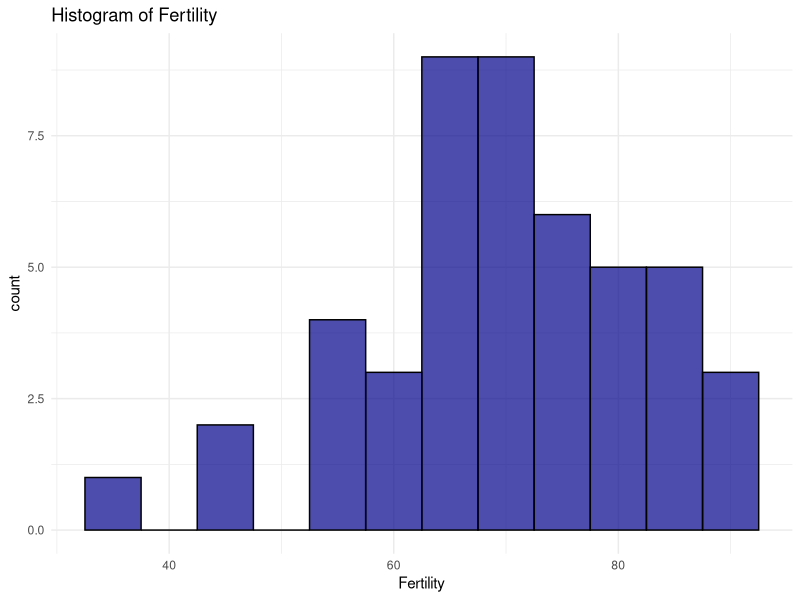
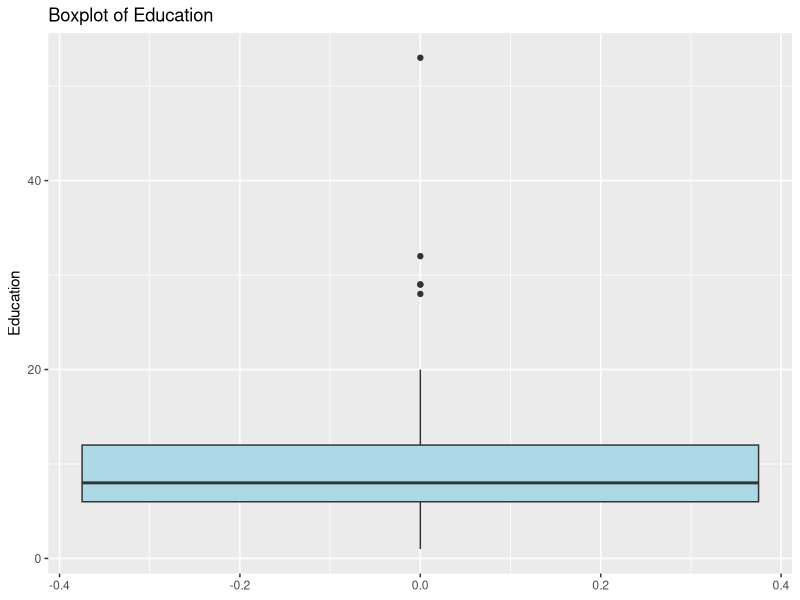
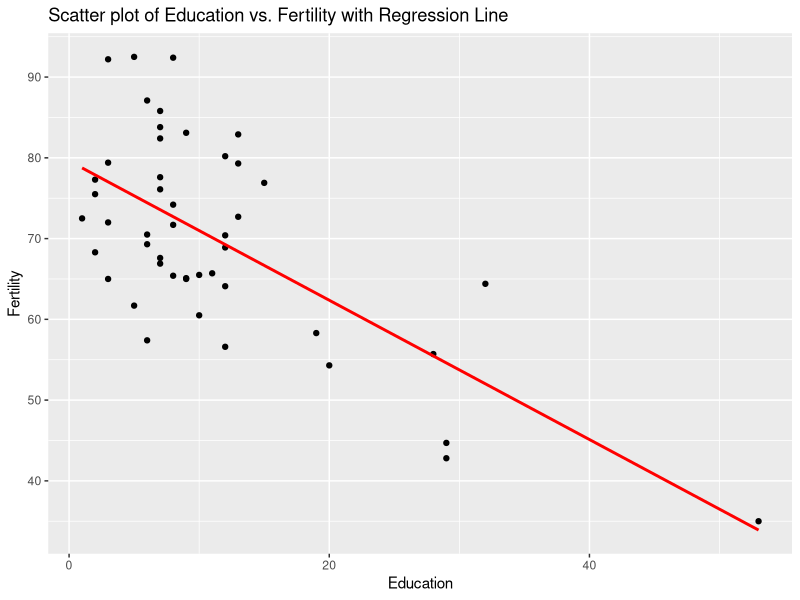
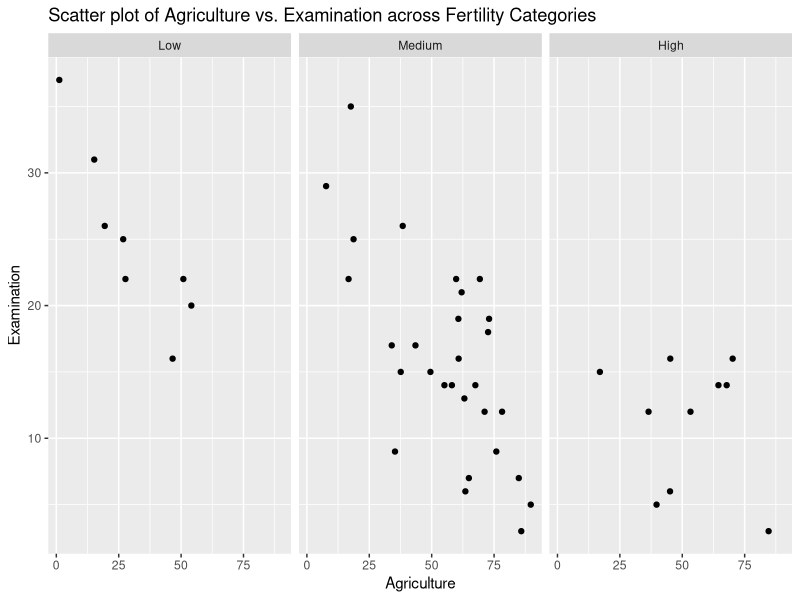

Reproduce these figures in R, in order.
# Exercise L: Working with data
# Sample Solution

# Required Libraries
library(tidyverse)

# 1. Load the dataset swiss.csv or call data(swiss). 
data(swiss)

# 2. Print the last 3 observations of the dataset, and create summary statistics 
# for all variables.
print(tail(n = 3, swiss))
print(summary(swiss))

# 3. Create new variables "UrbanizationRate" and "FertilityCategory".
# "Urbanization" should be the inverse of "Agriculture".
# "FertilityCategory" is a factor variable, if Fertility is between 0 and 60, 
# it is low, between 60 and 80 it is medium, and between 80 and 100 it is high.
# Hint: you can use the function "cut". Use "?cut" for help.
swiss$UrbanizationRate <- 100 - swiss$Agriculture
swiss$FertilityCategory <- cut(swiss$Fertility, breaks=c(0, 60, 80, 100), labels=c("Low", "Medium", "High"))

# 4. Visualization
# Create a histogram of the Fertility variable, fill the bars dark blue
# and change the theme. 
# Hint: use "geom_histogram"
ggplot(swiss, aes(x = Fertility)) +
  geom_histogram(binwidth=5, fill="darkblue", color="black", alpha=0.7) +
  ggtitle("Histogram of Fertility") +
  theme_minimal()

# 5. Create a boxplot of the variable "Education".
# Hint: use "geom_boxplot"
ggplot(swiss, aes(y = Education)) +
  geom_boxplot(fill="lightblue") +
  ggtitle("Boxplot of Education")

# 6. Create a scatter plot of Education and Fertility and add a regression line.
ggplot(swiss, aes(x = Education, y = Fertility)) +
  geom_point() +
  geom_smooth(method = "lm", se = FALSE, color = "red") +
  ggtitle("Scatter plot of Education vs. Fertility with Regression Line")

# 7. Create scatter plots between "Agriculture" and "Examination" for each
# of the three Fertility categories we created earlier.
# Hint: use "facet_wrap"
ggplot(swiss, aes(x = Agriculture, y = Examination)) +
  geom_point() +
  facet_wrap(~ FertilityCategory) +
  ggtitle("Scatter plot of Agriculture vs. Examination across Fertility Categories")
